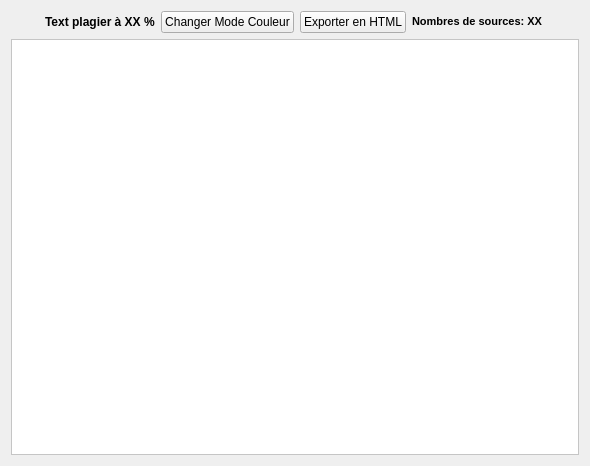
<?xml version="1.0" encoding="UTF-8"?>
<ui version="4.0">
 <class>Resultat</class>
 <widget class="QWidget" name="Resultat">
  <property name="geometry">
   <rect>
    <x>0</x>
    <y>0</y>
    <width>590</width>
    <height>466</height>
   </rect>
  </property>
  <property name="windowTitle">
   <string>Resultat</string>
  </property>
  <property name="windowIcon">
   <iconset resource="../Ressources/antiplagia.qrc">
    <normaloff>:/Images/AP.png</normaloff>:/Images/AP.png</iconset>
  </property>
  <layout class="QGridLayout" name="gridLayout">
   <item row="1" column="0" colspan="6">
    <widget class="QTextBrowser" name="textBrowser">
     <property name="styleSheet">
      <string notr="true">background-color: rgb(255, 255, 255);
font: 10pt &quot;MS Shell Dlg 2&quot;;</string>
     </property>
     <property name="openExternalLinks">
      <bool>true</bool>
     </property>
     <property name="openLinks">
      <bool>true</bool>
     </property>
    </widget>
   </item>
   <item row="0" column="3">
    <widget class="QPushButton" name="pushButton">
     <property name="text">
      <string>Exporter en HTML</string>
     </property>
    </widget>
   </item>
   <item row="0" column="0">
    <spacer name="horizontalSpacer">
     <property name="orientation">
      <enum>Qt::Horizontal</enum>
     </property>
     <property name="sizeHint" stdset="0">
      <size>
       <width>40</width>
       <height>20</height>
      </size>
     </property>
    </spacer>
   </item>
   <item row="0" column="5">
    <spacer name="horizontalSpacer_2">
     <property name="orientation">
      <enum>Qt::Horizontal</enum>
     </property>
     <property name="sizeHint" stdset="0">
      <size>
       <width>40</width>
       <height>20</height>
      </size>
     </property>
    </spacer>
   </item>
   <item row="0" column="2">
    <widget class="QPushButton" name="pushButton_2">
     <property name="text">
      <string>Changer Mode Couleur</string>
     </property>
    </widget>
   </item>
   <item row="0" column="1">
    <widget class="QLabel" name="label">
     <property name="text">
      <string>&lt;h4&gt;Text plagier à XX %&lt;/h4&gt;</string>
     </property>
    </widget>
   </item>
   <item row="0" column="4">
    <widget class="QLabel" name="label_2">
     <property name="text">
      <string>&lt;!DOCTYPE HTML PUBLIC &quot;-//W3C//DTD HTML 4.0//EN&quot; &quot;http://www.w3.org/TR/REC-html40/strict.dtd&quot;&gt;
&lt;html&gt;&lt;head&gt;&lt;meta name=&quot;qrichtext&quot; content=&quot;1&quot; /&gt;&lt;style type=&quot;text/css&quot;&gt;
p, li { white-space: pre-wrap; }
&lt;/style&gt;&lt;/head&gt;&lt;body style=&quot; font-family:'MS Shell Dlg 2'; font-size:8.25pt; font-weight:400; font-style:normal;&quot;&gt;
&lt;p style=&quot; margin-top:0px; margin-bottom:0px; margin-left:0px; margin-right:0px; -qt-block-indent:0; text-indent:0px;&quot;&gt;&lt;span style=&quot; font-size:8pt; font-weight:600;&quot;&gt;Nombres de sources: XX&lt;/span&gt;&lt;/p&gt;&lt;/body&gt;&lt;/html&gt;</string>
     </property>
    </widget>
   </item>
  </layout>
 </widget>
 <resources>
  <include location="../Ressources/antiplagia.qrc"/>
 </resources>
 <connections/>
</ui>
